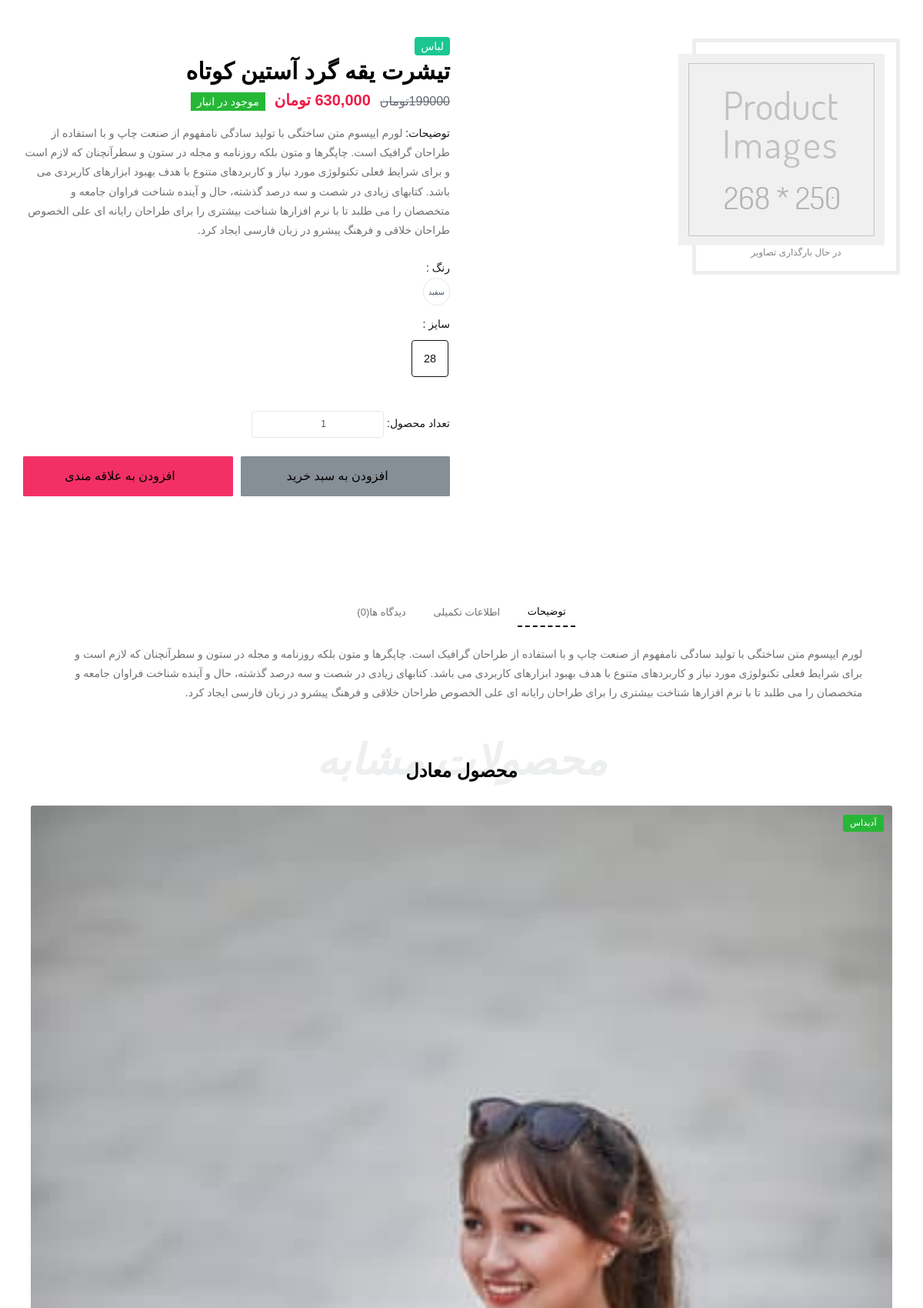
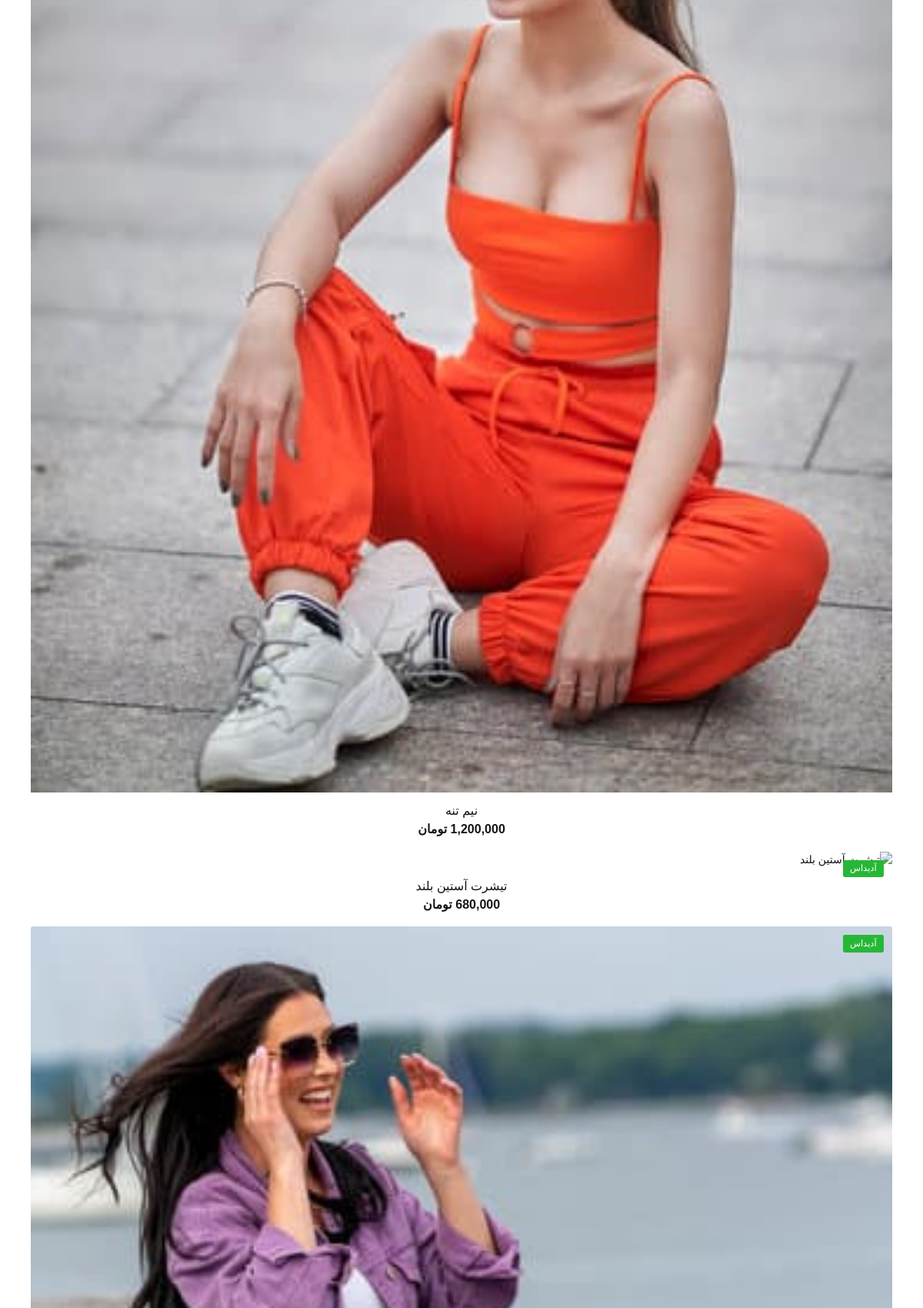
Screenshot of /products/Short-Sleeve-Round-Neck-T-Shirt/ (upper part) with the database file from the repository (2 pictures, top to bottom).
### product/models.py (models this page shows, shortened)
class Product(models.Model):
    title = models.CharField(max_length=300, verbose_name='نام محصول')
    category = models.ManyToManyField(ProductCategory, related_name='product_categories', verbose_name='دسته بندی ها')
    front_image = models.ImageField(upload_to='images/products', null=True, blank=True, verbose_name='تصویر جلوی محصول')
    back_image = models.ImageField(upload_to='images/products', null=True, blank=True, verbose_name='تصویر پشت محصول')
    brand = models.ForeignKey(ProductBrand, on_delete=models.CASCADE, null=True, blank=True, verbose_name='برند')
    size = models.ForeignKey(ProductSize, on_delete=models.CASCADE, null=True, blank=True, verbose_name='سایز')
    color = models.ForeignKey(ProductColor, on_delete=models.CASCADE, null=True, blank=True, verbose_name='رنگ')
    price = models.IntegerField(verbose_name='قیمت محصول')
    short_description = models.CharField(max_length=360, db_index=True, null=True, verbose_name='توضیحات کوتاه')
    description = models.TextField(db_index=True, verbose_name='توضیحات اصلی')
    slug = models.SlugField(max_length=200, default="", null=False, db_index=True, blank=True, unique=True, verbose_name='عنوان در url')
    is_active = models.BooleanField(default=False, verbose_name='فعال / غیرفعال')
    is_delete = models.BooleanField(verbose_name='حذف شده / نشده')
    class Meta:
        verbose_name = 'محصول'
        verbose_name_plural = 'محصولات'

class ProductColor(models.Model):
    title = models.CharField(max_length=300, db_index=True, verbose_name='نام رنگ')
    url_title = models.CharField(max_length=300, db_index=True, verbose_name='نام در url')
    is_active = models.BooleanField(verbose_name='فعال / غیرفعال')
    def __str__(self):
        return self.title
    class Meta:
        verbose_name = 'رنگ'
        verbose_name_plural = 'رنگ ها'

class ProductSize(models.Model):
    title = models.CharField(max_length=300, db_index=True, verbose_name='سایز')
    url_title = models.CharField(max_length=300, db_index=True, verbose_name='نام در url')
    is_active = models.BooleanField(verbose_name='فعال / غیرفعال')
    def __str__(self):
        return self.title
    class Meta:
        verbose_name = 'سایز'
        verbose_name_plural = 'سایز ها'

class ProductBrand(models.Model):
    title = models.CharField(max_length=300, db_index=True, verbose_name='نام برند')
    url_title = models.CharField(max_length=300, db_index=True, verbose_name='نام در url')
    is_active = models.BooleanField(verbose_name='فعال / غیرفعال')
    def __str__(self):
        return self.title
    class Meta:
        verbose_name = 'برند'
        verbose_name_plural = 'برند ها'

### product/views.py (the view)
# urls.py: path('<slug:slug>/', views.ProductDetailView.as_view(), name='product_detail_page_view'),
class ProductDetailView(DetailView):
    template_name = 'product/product-detail.html'
    model = Product
    def get_context_data(self, **kwargs):
        context = super(ProductDetailView, self).get_context_data()
        context['main_product'] = Product.objects.all()
        loaded_product = self.object
        galleries = list(ProductGallery.objects.filter(product_id=loaded_product.id).all())
        galleries.insert(0, loaded_product)
        context['product_galleries_group'] = group_list(galleries, 6)
        context['related_products'] = group_list(list(Product.objects.filter(brand_id=loaded_product.brand_id).exclude
                                                      (pk=loaded_product.id).all()[:12]), 4)
        product: Product = kwargs.get('object')
        context['comments'] = (
            ProductComment.objects.filter(product_id=product.id, parent=None, confirmation=True).order_by
            ('-create_date').prefetch_related('productcomment_set'))
        context['comments_count'] = ProductComment.objects.filter(product_id=product.id, confirmation=True).count()
        user_ip = get_client_ip(self.request)
        user_id = None
        if self.request.user.is_authenticated:
            user_id = self.request.user.id
        has_been_visited = ProductVisit.objects.filter(ip__iexact=user_ip, product_id=loaded_product.id).exists()
        if not has_been_visited:
            new_visit = ProductVisit(ip=user_ip, user_id=user_id, product_id=loaded_product.id)
            new_visit.save()
        return context

### product/templates/product/product-detail.html (shortened to what this page needs)
{% extends 'shared/layout.html' %}
{% load static %}
{% load thumbnail %}
{% load poll_extras %}
{% load date_time_tags %}
{% block content %}
    <div id="main-wrapper">
        <section class="middle">
            <div class="container">
                <div class="row">
                    <div class="col-xl-6 col-lg-6 col-md-12 col-sm-12">
                        <div class="sp-loading">
                            <img src="{% static 'img/product/default-product.jpg' %}" alt="{{ product.title }}">
                            <br> در حال بارگذاری تصاویر
                        </div>
                    </div>
                    <div class="col-xl-6 col-lg-6 col-md-12 col-sm-12">
                        <div class="prd_details">
                            <div class="prt_01 mb-1"><span class="text-light bg-info rounded px-2 py-1">
                                لباس</span></div>
                            <div class="prt_02 mb-3">
                                <h2 class="ft-bold mb-1">{{ product.title }}</h2>
                                <div class="text-right">
                                    <div class="elis_rty"><span class="ft-medium text-muted line-through fs-md ml-2">
                                        199000تومان</span>
                                        <span class="ft-bold theme-cl fs-lg ml-2">{{ product.price | three_digits_currency }}</span>
                                        <span class="ft-regular text-light bg-success py-1 px-2 fs-sm"> موجود در انبار</span>
                                    </div>
                                </div>
                            </div>
                            <div class="prt_03 mb-4">
                                <p><span class="text-bold text-dark">توضیحات: </span>{{ product.description }}</p>
                            </div>
                            <div class="prt_04 mb-2">
                                <p class="d-flex align-items-center mb-0 text-dark ft-medium">رنگ :</p>
                                <div class="text-right">
                                    <div class="form-check form-option form-check-inline mb-1">
                                        <label class="form-option-label rounded-circle btn btn-outline-secondary">
                                            <span class="form-option-color small">{{ product.color }}</span>
                                        </label>
                                    </div>
                                </div>
                            </div>
                            <div class="prt_04 mb-4">
                                <p class="d-flex align-items-center mb-0 text-dark ft-medium">سایز :</p>
                                <div class="text-right pb-0 pt-2">
                                    <div class="form-check size-option form-option form-check-inline mb-2 active">
                                        <label class="form-option-label">{{ product.size }}</label>
                                    </div>
                                </div>
                            </div>
                            <div class="prt_04 mb-4">
                                <div class="text-right pb-0 pt-2">
                                    <label class="text-dark">تعداد محصول:</label>
                                    <input type="number" min="1" value="1" class="form-option-label" id="product-count">
                                </div>
                            </div>
                            <div class="prt_05 mb-4">
                                <div class="form-row mb-7">
                                    <div class="col-6 col-lg">
                                        <button type="submit" class="btn btn-block custom-height bg-secondary mb-2"
                                                onclick="addProductToOrder({{ product.id }})">
                                            <i class="lni lni-shopping-basket ml-2"></i>افزودن به سبد خرید
                                        </button>
                                    </div>
                                    <div class="col-6 col-lg">
                                        <button type="submit"
                                                class="ab-left btn btn-block custom-height bg-danger mb-2"
                                                onclick="addProductToWishList({{ product.id }})">
                                            <i class="lni lni-heart ml-2"></i>افزودن به علاقه مندی
                                        </button>
                                    </div>
                                </div>
                            </div>
                        </div>
                    </div>
                </div>
            </div>
        </section>
        <section class="middle" id="comments_area">
            <div class="container">
                <div class="row align-items-center justify-content-center">
                    <div class="col-xl-11 col-lg-12 col-md-12 col-sm-12">
                        <ul class="nav nav-tabs b-0 d-flex align-items-center justify-content-center simple_tab_links mb-4 p-0"
                            id="myTab" role="tablist">
                            <li class="nav-item" role="presentation">
                                <a class="nav-link active" id="description-tab" href="#description" data-toggle="tab"
                                   role="tab" aria-controls="description" aria-selected="true">توضیحات</a>
                            </li>
                            <li class="nav-item" role="presentation">
                                <a class="nav-link" href="#information" id="information-tab" data-toggle="tab"
                                   role="tab" aria-controls="information" aria-selected="false">اطلاعات تکمیلی</a>
                            </li>
                            <li class="nav-item" role="presentation">
                                <a class="nav-link" href="#reviews" id="reviews-tab" data-toggle="tab" role="tab"
                                   aria-controls="reviews" aria-selected="false">دیدگاه ها({{ comments_count }})</a>
                            </li>
                        </ul>
                        <div class="tab-content" id="myTabContent">
                            <div class="tab-pane fade show active" id="description" role="tabpanel"
                                 aria-labelledby="description-tab">
                                <div class="description_info">
                                    <p class="p-0 mb-2">{{ product.description }}</p>
                                </div>
                            </div>
                        </div>
                    </div>
                </div>
            </div>
        </section>
        <section class="middle pt-0">
            <div class="container">
                <div class="row justify-content-center">
                    <div class="col-xl-12 col-lg-12 col-md-12 col-sm-12">
                        <div class="sec_title position-relative text-center">
                            <h2 class="off_title">محصولات مشابه</h2>
                            <h3 class="ft-bold pt-3">محصول معادل</h3>
                        </div>
                    </div>
                </div>
                <div class="row">
                    <div class="col-xl-12 col-lg-12 col-md-12 col-sm-12">
                        <div class="slide_items">
                            {% for group in related_products %}
                                {% for product in group %}
                                    <div class="single_itesm">
                                        <div class="product_grid card b-0 mb-0">
                                            <div class="badge bg-success text-white position-absolute ft-regular ab-right  text-upper">
                                                {{ product.brand.title }}
                                            </div>
                                            {% if user.is_authenticated %}
                                                <button class="btn btn_love position-absolute ab-left"
                                                        onclick="addProductToWishList({{ product.id }})">
                                                    <i class="far fa-heart"></i></button>
                                            {% else %}
                                                <button class="snackbar-wishlist btn btn_love position-absolute">
                                                    </button>
                                            {% endif %}
                                            <div class="card-body p-0">
                                                <div class="shop_thumb position-relative">
                                                    <a class="card-img-top d-block overflow-hidden"
                                                       href="{% url 'product_detail_page_view' slug=product.slug %}">
                                                        {% thumbnail product.front_image "265x390" quality=90 crop='center' as im %}
                                                            <img class="card-img-top" src="{{ im.url }}"
                                                                 alt="{{ product.title }}">
                                                        {% endthumbnail %}
                                                    </a>
                                                </div>
                                            </div>
                                            <div class="card-footer b-0 p-3 pb-0 d-flex align-items-start justify-content-center">
                                                <div class="text-left">
                                                    <div class="text-center">
                                                        <h5 class="fw-bolder fs-md mb-0 lh-1 mb-1"><a
                                                                href="{% url 'product_detail_page_view' slug=product.slug %}">{{ product.title }}</a>
                                                        </h5>
                                                        <div class="elis_rty"><span
                                                                class="ft-bold fs-md text-dark">{{ product.price|three_digits_currency }}</span>
                                                        </div>
                                                    </div>
                                                </div>
                                            </div>
                                        </div>
                                    </div>
                                {% endfor %}
                            {% endfor %}
                        </div>
                    </div>
                </div>
            </div>
        </section>
    </div>
{% endblock %}

### rows the page displays
Product: title "تیشرت یقه گرد آستین کوتاه", price|three_digits_currency "630,000 تومان", description "لورم ایپسوم متن ساختگی با تولید سادگی نامفهوم از صنعت چاپ و با استفاده از طراحان گرافیک است. چاپگرها و متون بلکه روزنامه و مجله در ستون و سطرآنچنان که لازم است و برای شرایط فعلی تکنولوژی مورد نیاز و کاربردهای متنوع با هدف بهبود ابزارهای کاربردی می باشد. کتابهای زیادی در شصت و سه درصد گذشته، حال و آینده شناخت فراوان جامعه و متخصصان را می طلبد تا با نرم افزارها شناخت بیشتری را برای طراحان رایانه ای علی الخصوص طراحان خلاقی و فرهنگ پیشرو در زبان فارسی ایجاد کرد.", color "سفید", size "28"
Product: brand "آدیداس", shows a picture, title "نیم تنه", price|three_digits_currency "1,200,000 تومان"
Product: brand "آدیداس", title "تیشرت آستین بلند", price|three_digits_currency "680,000 تومان"
Product: brand "آدیداس", shows a picture

### other values shown
{{ comments_count }} "0"
